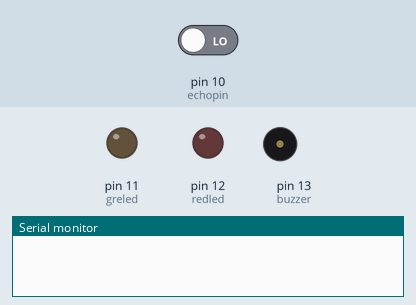
This sketch was run on a simulated Arduino Uno, built with avr-gcc and run on an emulated ATmega328P. Parts: output pins drawn as LEDs (lit = HIGH), buzzer (waves = sounding, pin HIGH), the last lines printed to the serial monitor. The test bench sets the inputs (shaded band); at power-on: pin 10 (echopin) LOW. Pins used as bus, display or sensor lines are not drawn.

Above: at 0.1 s.
At 1.2 s:
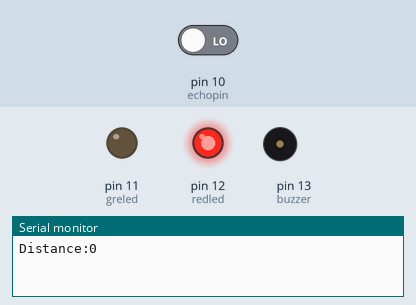
Timing chart, 0 to 2.7 s (numbered marks = the images above):
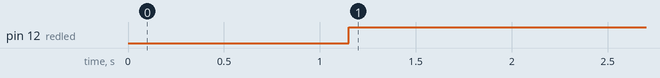

Measured:
- by itself, pin 12 (redled): LOW → HIGH at 1.2 s

The sketch:

water_level.ino
```cpp
const int triggerpin=9;
const int echopin=10;
const int redled=12;
int greled=11;
int buzzer=13;
long duration;
int distance;
void setup() {
  // put your setup code here, to run once:
pinMode(triggerpin,OUTPUT);
pinMode(echopin,INPUT);
pinMode(redled,OUTPUT);
pinMode(greled,OUTPUT);
pinMode(buzzer,OUTPUT);
Serial.begin(9600);
}
void loop() {
  // put your main code here, to run repeatedly:
digitalWrite(triggerpin,LOW);
delay(50);
digitalWrite(triggerpin,HIGH);
delay(100);
digitalWrite(triggerpin,LOW);
duration=pulseIn(echopin,HIGH);
distance=duration*0.034/2;
if(distance<40 && distance>20)
{
  digitalWrite(redled,LOW);
  digitalWrite(greled,HIGH);
  noTone(buzzer);
}
else if(distance>40)
{digitalWrite(redled,LOW);
  digitalWrite(greled,LOW);
  tone(buzzer,100,200);
}
else if(distance<10)
{
  digitalWrite(redled,HIGH);
  digitalWrite(greled,LOW);
  noTone(buzzer);
}

Serial.print("Distance:");
Serial.println(distance);
}
```
